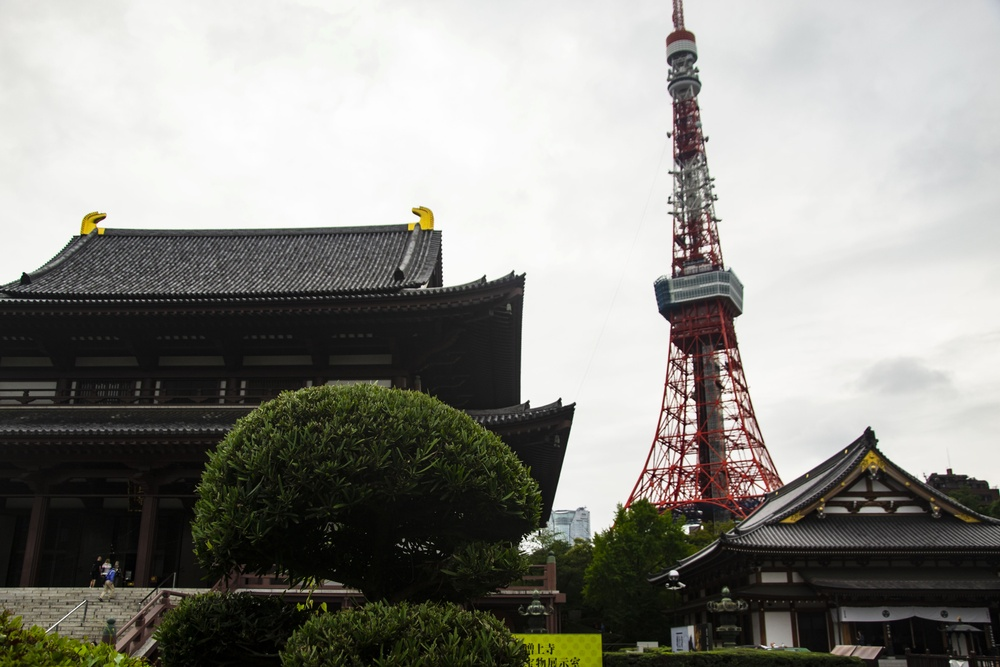
#> input picture ReadImageFromFile/tokyo.jpg, 1000 x 667 px, shrunk from 4608 x 3072 before the run, found by its file name
$ python canny.py
#> lines starting #> are read from the running program, lines starting #| are printed output that depends on the picture
# Source from Alexey Spizhevoy and Aleksandr Rybnikov OpenCV 3 Computer Vision with Python Cookbook

import cv2
import argparse
import matplotlib.pyplot as plt

# Create an object for parsing argument from command line
parser = argparse.ArgumentParser()

# Defines the argument --image and -i for setting image path. Default is
# bw.png which is included in this repository
parser.add_argument('--path', '-p', default='../res/tokyo.jpg', help='Image path.')
params = parser.parse_args()

# Read image
image = cv2.imread(params.path)
#> image is the input picture: shape (667, 1000, 3); mean B, G, R 134.6, 139.8, 140.5

# Check wether the image was successfully loaded
assert image is not None

# Detect edges with Canny algorithm
edges = cv2.Canny(image, 200, 100)
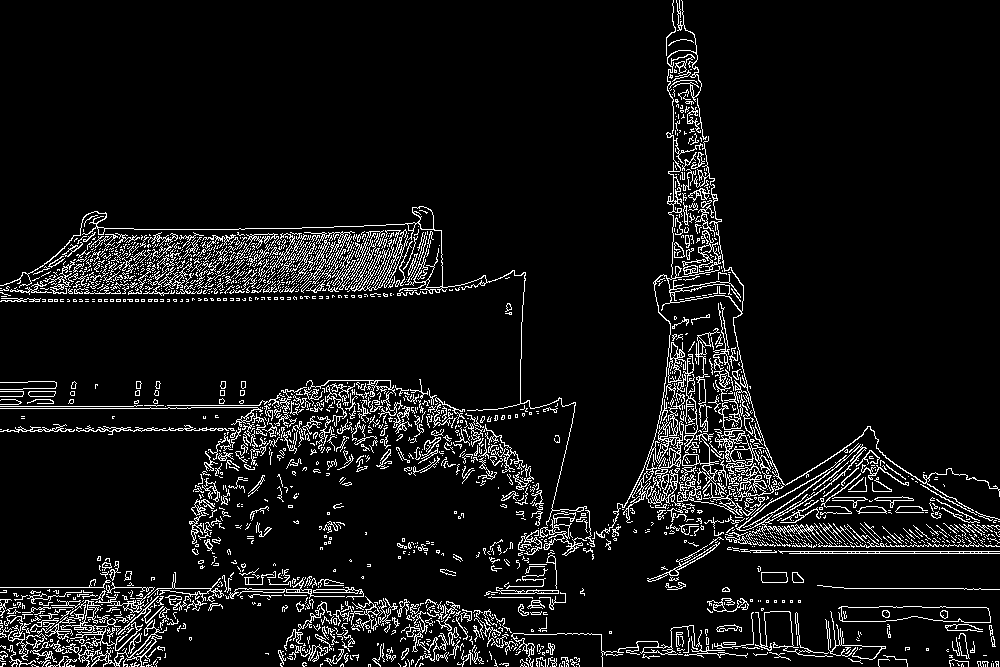
#> edges: shape (667, 1000); 7.6% white in thin lines or dots

# Display original and canny
plt.figure(figsize=(8,5))
plt.subplot(121)
plt.axis('off')
plt.title('original')
plt.imshow(image[:,:,[2,1,0]])
plt.subplot(122)
plt.axis('off')
plt.title('edges')
plt.imshow(edges, cmap='gray')
plt.tight_layout()
plt.show()
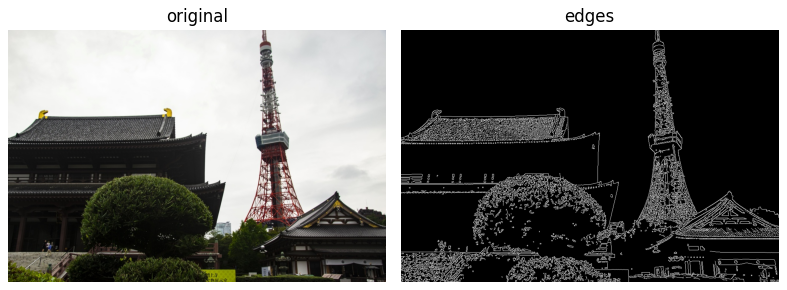
#> figure drawn by matplotlib, 2 panels
